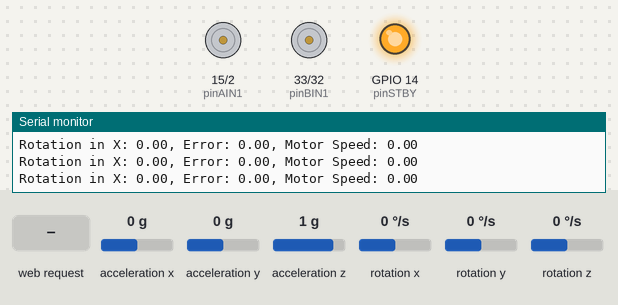
Simulated run of this sketch. Board: ESP32. On the bench: motor-driver pin pairs drawn as motors (green arrow = first pin HIGH = forward, orange = second pin HIGH = backward, longer = more drive, scaled by the enable pin, stopped while the standby pin is LOW), output pins drawn as LEDs (lit = HIGH), the last lines printed to the serial monitor. The test bench sets the inputs (shaded band); at power-on: acceleration y 0 g, rotation x 0 °/s, acceleration x 0 g, acceleration z 1 g, rotation y 0 °/s, rotation z 0 °/s.

Above: at 1.2 s.
1.3 s: acceleration y set to -1.4 g
At 3.1 s:
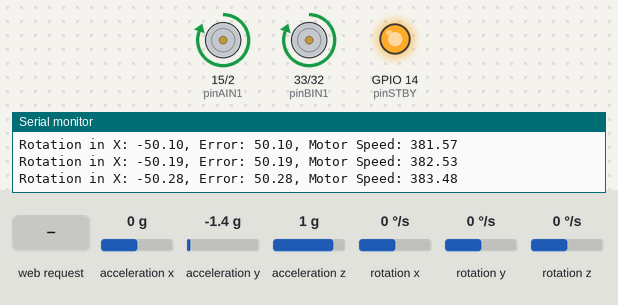
3.5 s: rotation x set to 100 °/s
At 4.25 s:
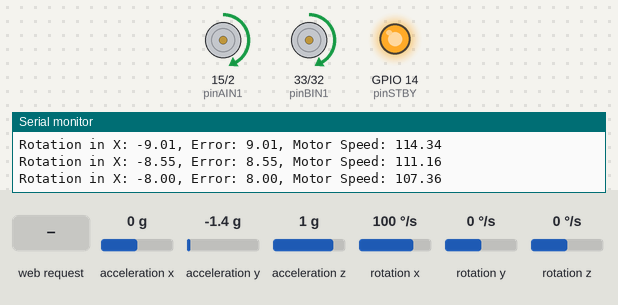
At 6.19 s:
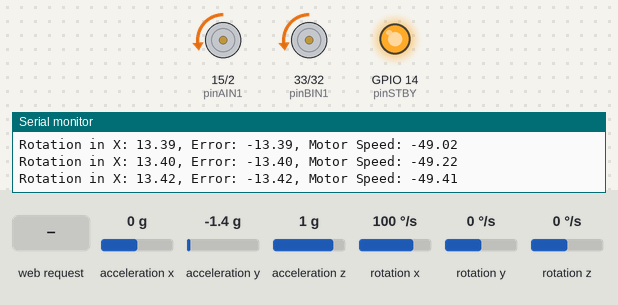
6.5 s: HTTP request GET /shutdown received
At 7.7 s:
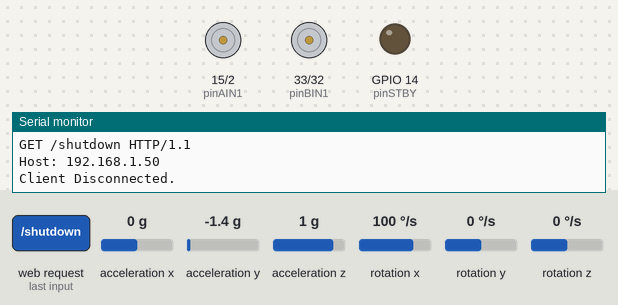
8.0 s: HTTP request GET /forward received
9.5 s: HTTP request GET /backward received
11.0 s: HTTP request GET /left received
Timing chart, 0 to 13.5 s (numbered marks = the images above; inputs shaded):
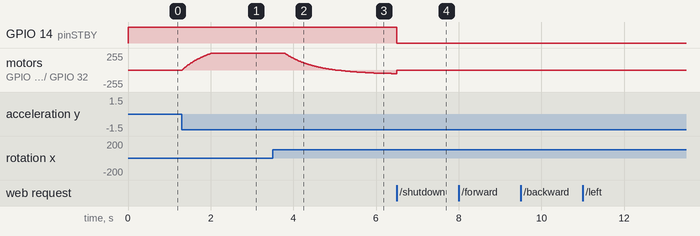

The sketch:

PID_posicion.ino
```cpp
#include <WiFi.h>
#include <Wire.h>
#include <MPU6050.h>
#include <I2Cdev.h>

MPU6050 sensor;

const char* ssid = "Control Pendulo invertido";
const char* password = "buseropesetero";

WiFiServer server(80);

const int pinPWMA = 25;
const int pinAIN2 = 2;
const int pinAIN1 = 15;
const int pinBIN1 = 33;
const int pinBIN2 = 32;
const int pinPWMB = 26;
const int pinSTBY = 14;

float ang_x = 0, ang_y = 0;
float ang_x_prev = 0, ang_y_prev = 0;
float dt = 0;
long tiempo_prev = 0;

float Kp = 7; // Ajusta estos 3 valores según sea necesario
float Ki = 0.5;
float Kd = 0;
float integral = 0.0;
float derivative = 0.0;
float previous_error = 0.0;

bool pidEnabled = true;

void setup() {
    Serial.begin(115200);
    pinMode(pinPWMA, OUTPUT);
    pinMode(pinAIN2, OUTPUT);
    pinMode(pinAIN1, OUTPUT);
    pinMode(pinPWMB, OUTPUT);
    pinMode(pinBIN1, OUTPUT);
    pinMode(pinBIN2, OUTPUT);
    pinMode(pinSTBY, OUTPUT);

    Wire.begin(21, 22);
    sensor.initialize();

    // Configura el ESP32 en modo AP
    WiFi.softAP(ssid, password);

    Serial.println("Access Point started.");
    Serial.print("IP address: ");
    Serial.println(WiFi.softAPIP());

    server.begin();
}

void loop() {
    WiFiClient client = server.available();
    if (client) {
        Serial.println("New Client.");
        String currentLine = "";
        while (client.connected()) {
            if (client.available()) {
                char c = client.read();
                Serial.write(c);
                if (c == '\n') {
                    if (currentLine.length() == 0) {
                        client.println("HTTP/1.1 200 OK");
                        client.println("Content-type:text/html");
                        client.println();
                        client.println("<!DOCTYPE html><html>");
                        client.println("<head><title>ESP32 Car Control</title>");
                        client.println("<style>");
                        client.println("body { font-family: Arial, sans-serif; display: flex; justify-content: center; align-items: center; height: 100vh; margin: 0; }");
                        client.println(".container { text-align: center; }");
                        client.println("button { font-size: 24px; margin: 10px; padding: 20px; border: none; border-radius: 10px; background-color: #4CAF50; color: white; cursor: pointer; }");
                        client.println("button:active { background-color: #45a049; }");
                        client.println("</style>");
                        client.println("<script>");
                        client.println("var intervalID;");
                        client.println("function sendCommand(cmd) {");
                        client.println("var xhttp = new XMLHttpRequest();");
                        client.println("xhttp.open('GET', '/' + cmd, true);");
                        client.println("xhttp.send();}");
                        client.println("function startSending(cmd) {");
                        client.println("intervalID = setInterval(function() { sendCommand(cmd); }, 100); }");
                        client.println("function stopSending() { clearInterval(intervalID); sendCommand('stop'); }");
                        client.println("</script></head><body>");
                        client.println("<div class='container'>");
                        client.println("<h1>ESP32 Car Control</h1>");
                        client.println("<div><button onmousedown=\"startSending('forward')\" onmouseup=\"stopSending()\" ontouchstart=\"startSending('forward')\" ontouchend=\"stopSending()\">&#9650;</button></div>");
                        client.println("<div>");
                        client.println("<button onmousedown=\"startSending('left')\" onmouseup=\"stopSending()\" ontouchstart=\"startSending('left')\" ontouchend=\"stopSending()\">&#9664;</button>");
                        client.println("<button onclick=\"sendCommand('stop')\">&#10074;&#10074;</button>");
                        client.println("<button onmousedown=\"startSending('right')\" onmouseup=\"stopSending()\" ontouchstart=\"startSending('right')\" ontouchend=\"stopSending()\">&#9654;</button>");
                        client.println("</div>");
                        client.println("<div><button onmousedown=\"startSending('backward')\" onmouseup=\"stopSending()\" ontouchstart=\"startSending('backward')\" ontouchend=\"stopSending()\">&#9660;</button></div>");
                        client.println("<div><button onclick=\"sendCommand('shutdown')\">Apagar</button></div>");
                        client.println("<div><button onclick=\"sendCommand('start')\">Encender</button></div>");
                        client.println("</div></body></html>");
                        break;
                    } else {
                        currentLine = "";
                    }
                } else if (c != '\r') {
                    currentLine += c;
                }

                if (currentLine.endsWith("GET /forward")) {
                    forward();
                }
                if (currentLine.endsWith("GET /backward")) {
                    backward();
                }
                if (currentLine.endsWith("GET /left")) {
                    left();
                }
                if (currentLine.endsWith("GET /right")) {
                    right();
                }
                if (currentLine.endsWith("GET /stop")) {
                    stop();
                }
                if (currentLine.endsWith("GET /shutdown")) {
                    shutdown();
                }
                if (currentLine.endsWith("GET /start")) {
                    start();
                }
            }
        }
        client.stop();
        Serial.println("Client Disconnected.");
    }

    if (pidEnabled) {
        int16_t ax, ay, az;
        int16_t gx, gy, gz;
        sensor.getAcceleration(&ax, &ay, &az);
        sensor.getRotation(&gx, &gy, &gz);

        float accel_ang_x = atan(ay / sqrt(pow(ax, 2) + pow(az, 2))) * (180.0 / PI);
        float accel_ang_y = atan(-ax / sqrt(pow(ay, 2) + pow(az, 2))) * (180.0 / PI);

        dt = (millis() - tiempo_prev) / 1000.0;
        tiempo_prev = millis();
        ang_x = 0.98 * (ang_x_prev + (gx / 131.0) * dt) + 0.02 * accel_ang_x;
        ang_y = 0.98 * (ang_y_prev + (gy / 131.0) * dt) + 0.02 * accel_ang_y;

        ang_x_prev = ang_x;
        ang_y_prev = ang_y;

        float desired_angle = 0.0;
        float error = desired_angle - ang_x;

        integral += error * dt;
        derivative = (error - previous_error) / dt;

        float motor_speed = Kp * error + Ki * integral + Kd * derivative;

        enableMotors();
        moveMotor(pinPWMA, pinAIN1, pinAIN2, motor_speed);
        moveMotor(pinPWMB, pinBIN1, pinBIN2, motor_speed);

        Serial.print("Rotation in X: ");
        Serial.print(ang_x);
        Serial.print(", Error: ");
        Serial.print(error);
        Serial.print(", Motor Speed: ");
        Serial.println(motor_speed);

        previous_error = error;
    }

    delay(10);
}

void forward() {
    digitalWrite(pinAIN1, HIGH);
    digitalWrite(pinAIN2, LOW);
    digitalWrite(pinBIN1, HIGH);
    digitalWrite(pinBIN2, LOW);
    analogWrite(pinPWMA, 30);  // Reducir la velocidad
    analogWrite(pinPWMB, 30);  // Reducir la velocidad
}

void backward() {
    digitalWrite(pinAIN1, LOW);
    digitalWrite(pinAIN2, HIGH);
    digitalWrite(pinBIN1, LOW);
    digitalWrite(pinBIN2, HIGH);
    analogWrite(pinPWMA, 30);  // Reducir la velocidad
    analogWrite(pinPWMB, 30);  // Reducir la velocidad
}

void left() {
    digitalWrite(pinAIN1, HIGH);
    digitalWrite(pinAIN2, LOW);
    digitalWrite(pinBIN1, LOW);
    digitalWrite(pinBIN2, HIGH);
    analogWrite(pinPWMA, 20);  // Reducir la velocidad
    analogWrite(pinPWMB, 20);  // Reducir la velocidad
}

void right() {
    digitalWrite(pinAIN1, LOW);
    digitalWrite(pinAIN2, HIGH);
    digitalWrite(pinBIN1, HIGH);
    digitalWrite(pinBIN2, LOW);
    analogWrite(pinPWMA, 20);  // Reducir la velocidad
    analogWrite(pinPWMB, 20);  // Reducir la velocidad
}

void stop() {
    digitalWrite(pinAIN1, LOW);
    digitalWrite(pinAIN2, LOW);
    digitalWrite(pinBIN1, LOW);
    digitalWrite(pinBIN2, LOW);
    analogWrite(pinPWMA, 0);
    analogWrite(pinPWMB, 0);
}

void shutdown() {
    pidEnabled = false;
    digitalWrite(pinSTBY, LOW);
    stop();
}

void start() {
    pidEnabled = true;
    digitalWrite(pinSTBY, HIGH);
}

void moveMotor(int pinPWM, int pinIN1, int pinIN2, float speed) {
    if (speed > 255) speed = 255;
    if (speed < -255) speed = -255;

    if (speed > 0) {
        digitalWrite(pinIN1, HIGH);
        digitalWrite(pinIN2, LOW);
        analogWrite(pinPWM, speed);
    } else {
        digitalWrite(pinIN1, LOW);
        digitalWrite(pinIN2, HIGH);
        analogWrite(pinPWM, -speed);
    }
}

void enableMotors() {
    digitalWrite(pinSTBY, HIGH);
}
```

Measured:
- after the input at 1.3 s, motor on GPIO 15 (pinAIN1) / GPIO 2 (pinAIN2), motor on GPIO 33 (pinBIN1) / GPIO 32 (pinBIN2): moves from stopped to forward 255/255 over 0.72 s, starting at once
- after the input at 3.5 s, motor on GPIO 15 (pinAIN1) / GPIO 2 (pinAIN2), motor on GPIO 33 (pinBIN1) / GPIO 32 (pinBIN2): moves from forward 255/255 to backward 55/255 over 2.6 s, starting after 0.29 s
- after the input at 6.5 s, GPIO 14 (pinSTBY): HIGH → LOW at once
